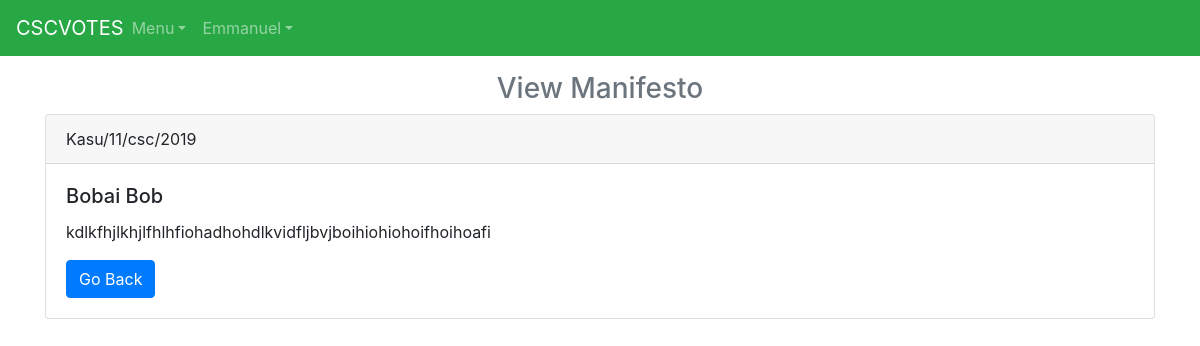
Screenshot of /users/manifesto.php?bio=12&pos=8 (signed in) with the database file from the repository.
### tables this page shows
CREATE TABLE `candidates` (
  `id` int(11) NOT NULL,
  `position_id` varchar(255) NOT NULL,
  `level_id` varchar(11) NOT NULL,
  `matric` varchar(70) NOT NULL,
  `firstname` varchar(255) NOT NULL,
  `lastname` varchar(255) NOT NULL,
  `image` varchar(150) NOT NULL,
  `bio` text NOT NULL,
  `createdOn` date NOT NULL
);

### users/manifesto.php (the view, shortened to what this page needs)
<!DOCTYPE html>
<html>
<head>
  <link rel="stylesheet" href="https://stackpath.bootstrapcdn.com/bootstrap/4.4.1/css/bootstrap.min.css">
</head>
</html>
<body>
<nav class="navbar navbar-expand-lg fixed-top navbar-dark bg-success">
  <a class="navbar-brand mr-auto mr-lg-0" href="../index.php">CSCVOTES</a>
  <div class="navbar-collapse offcanvas-collapse" id="navbarsExampleDefault">
    <ul class="navbar-nav mr-auto">
        <li class="nav-item dropdown">
        <a class="nav-link dropdown-toggle" href="#" id="dropdown01" data-toggle="dropdown" aria-haspopup="true" aria-expanded="false">Menu</a>
      </li>
      <li class="nav-item dropdown">
        <?php if(isset($_SESSION['user'])) :?>
          <a class="nav-link dropdown-toggle" href="#" id="dropdown01" data-toggle="dropdown" aria-haspopup="true" aria-expanded="false"><?php echo $_SESSION['user']?></a>
          <?php else: ?>
        <a class="nav-link" href="#" id="dropdown01" aria-haspopup="true" aria-expanded="false">Login</a>
        <?php endif ?>
      </li>
    </ul>
  </div>
</nav>
<div class="container">
<br><br><br>
<h3 class="text-center text-muted">View Manifesto</h3>
<?php
$user_id = $_GET['bio'];
$pos = $_GET['pos'];
$sql = "SELECT * FROM candidates WHERE id='$user_id'";
$query = mysqli_query($connection, $sql);
$row = mysqli_fetch_assoc($query);
$matric = $row['matric'];
$manifesto = $row['bio'];
$name = $row['firstname'] . " " . $row['lastname'];
?>
<div class="card">
  <div class="card-header">
    <?php echo $matric;?>
  </div>
  <div class="card-body">
    <h5 class="card-title"><?php echo $name;?></h5>
    <p class="card-text"><?php echo $manifesto;?></p>
    <a href="vote.php?vote=<?php echo $pos;?>" class="btn btn-primary">Go Back</a>
  </div>
</div>
</div>
<?php include "includes/footer.php";?>

### rows the page displays
candidates: matric "Kasu/11/csc/2019", name "Bobai Bob", bio "kdlkfhjlkhjlfhlhfiohadhohdlkvidfljbvjboihiohiohoifhoihoafi"

### other values shown
$_SESSION['user'] "Emmanuel"
